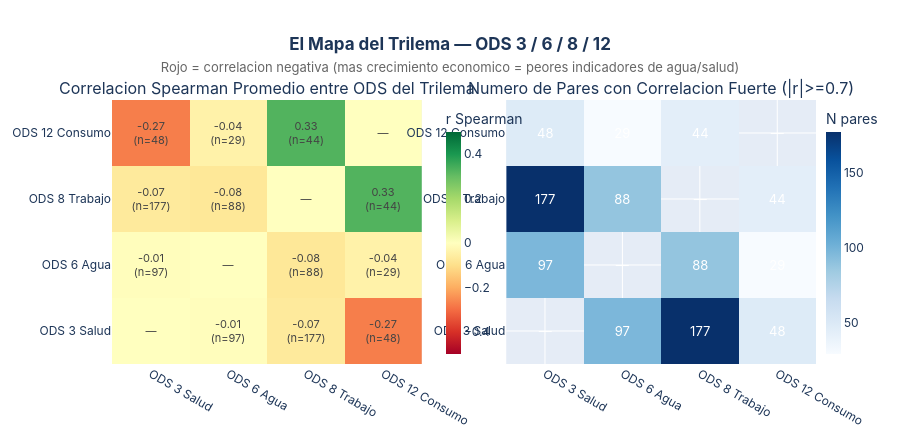

Notebook code cell kept with this figure:
### Markdown cell above
---
## Parte VII — El Mapa del Trilema

Síntesis visual: los tres ODS conectados por correlaciones negativas forman un **sistema de tensiones**.  
El diagrama de red cuantifica cuántos indicadores de cada par están negativamente correlacionados — y con qué fuerza.

### Code cell
# ══════════════════════════════════════════════════════════════════════════════
# FIGURA 8 — Mapa del trilema: heatmap de correlaciones cruzadas
# ══════════════════════════════════════════════════════════════════════════════

import re

def ods_num(ind_id):
    clean = re.sub(r'[NRnr]', '', str(ind_id))
    m = re.match(r'^(\d+)', clean)
    return int(m.group(1)) if m else None

corr['ods_1n'] = corr['ind_1'].apply(ods_num)
corr['ods_2n'] = corr['ind_2'].apply(ods_num)

# ── Panel izq: Heatmap de correlaciones promedio entre ODS trilema ────────────
ods_trilema = [3, 6, 8, 12]
ods_labels  = ['ODS 3\nSalud', 'ODS 6\nAgua', 'ODS 8\nTrabajo', 'ODS 12\nConsumo']

matrix_mean = np.zeros((4, 4))
matrix_count = np.zeros((4, 4))
matrix_text  = [[''] * 4 for _ in range(4)]

for i, ods_a in enumerate(ods_trilema):
    for j, ods_b in enumerate(ods_trilema):
        if i == j:
            matrix_mean[i][j] = 0
            matrix_text[i][j] = '—'
            continue
        pairs = corr[
            ((corr['ods_1n']==ods_a) & (corr['ods_2n']==ods_b)) |
            ((corr['ods_1n']==ods_b) & (corr['ods_2n']==ods_a))
        ]
        if len(pairs) > 0:
            avg = pairs['correlation'].mean()
            matrix_mean[i][j] = avg
            matrix_count[i][j] = len(pairs)
            matrix_text[i][j] = '{:.2f}<br>(n={})'.format(avg, len(pairs))
        else:
            matrix_text[i][j] = 'sin datos'

fig_trilema = make_subplots(
    rows=1, cols=2,
    subplot_titles=[
        'Correlacion Spearman Promedio entre ODS del Trilema',
        'Numero de Pares con Correlacion Fuerte (|r|>=0.7)'
    ],
    horizontal_spacing=0.12
)

# Heatmap de correlaciones promedio
fig_trilema.add_trace(go.Heatmap(
    z=matrix_mean,
    x=ods_labels, y=ods_labels,
    text=matrix_text,
    texttemplate='%{text}',
    textfont=dict(size=11),
    colorscale='RdYlGn',
    zmid=0, zmin=-0.5, zmax=0.5,
    showscale=True,
    colorbar=dict(title='r Spearman', x=0.46, thickness=15),
    hovertemplate='<b>%{y} vs %{x}</b><br>Correlacion media: <b>%{z:.3f}</b><extra></extra>'
), row=1, col=1)

# Heatmap de número de pares
matrix_count_display = matrix_count.copy()
np.fill_diagonal(matrix_count_display, np.nan)
count_text = [[str(int(v)) if not np.isnan(v) else '—'
               for v in row] for row in matrix_count_display]

fig_trilema.add_trace(go.Heatmap(
    z=matrix_count_display,
    x=ods_labels, y=ods_labels,
    text=count_text,
    texttemplate='%{text}',
    textfont=dict(size=13, color='white'),
    colorscale='Blues',
    showscale=True,
    colorbar=dict(title='N pares', x=1.0, thickness=15),
    hovertemplate='<b>%{y} vs %{x}</b><br>Pares fuertes: <b>%{z:.0f}</b><extra></extra>'
), row=1, col=2)

fig_trilema.update_layout(
    title=dict(
        text='<b>El Mapa del Trilema — ODS 3 / 6 / 8 / 12</b><br>'
             '<span style="font-size:13px;color:#666;font-weight:normal">'
             'Rojo = correlacion negativa (mas crecimiento economico = peores indicadores de agua/salud)</span>',
        x=0.5, xanchor='center'
    ),
    height=440, paper_bgcolor='white',
    font=dict(family='Inter, Arial, sans-serif', color=C_LINEA),
    margin=dict(t=100, b=60)
)
fig_trilema.show()

print('Resumen del trilema:')
for i, ods_a in enumerate(ods_trilema):
    for j, ods_b in enumerate(ods_trilema):
        if j > i:
            avg = matrix_mean[i][j]
            n   = int(matrix_count[i][j])
            dir_s = 'NEGATIVA' if avg < -0.05 else 'POSITIVA' if avg > 0.05 else 'NEUTRAL'
            print('  ODS {} vs ODS {}: {} (r={:.3f}, n={})'.format(ods_a, ods_b, dir_s, avg, n))

### Figure 1 — Plotly figure (JSON) as saved in the notebook; plotly's stock layout.template omitted (floating-point values rounded to 4 significant figures)
{"data": [{"colorbar": {"thickness": 15, "title": {"text": "r Spearman"}, "x": 0.46}, "colorscale": [[0.0, "rgb(165,0,38)"], [0.1, "rgb(215,48,39)"], [0.2, "rgb(244,109,67)"], [0.3, "rgb(253,174,97)"], [0.4, "rgb(254,224,139)"], [0.5, "rgb(255,255,191)"], [0.6, "rgb(217,239,139)"], [0.7, "rgb(166,217,106)"], [0.8, "rgb(102,189,99)"], [0.9, "rgb(26,152,80)"], [1.0, "rgb(0,104,55)"]], "hovertemplate": "<b>%{y} vs %{x}</b><br>Correlacion media: <b>%{z:.3f}</b><extra></extra>", "showscale": true, "text": [["—", "-0.01<br>(n=97)", "-0.07<br>(n=177)", "-0.27<br>(n=48)"], ["-0.01<br>(n=97)", "—", "-0.08<br>(n=88)", "-0.04<br>(n=29)"], ["-0.07<br>(n=177)", "-0.08<br>(n=88)", "—", "0.33<br>(n=44)"], ["-0.27<br>(n=48)", "-0.04<br>(n=29)", "0.33<br>(n=44)", "—"]], "textfont": {"size": 11}, "texttemplate": "%{text}", "type": "heatmap", "x": ["ODS 3\nSalud", "ODS 6\nAgua", "ODS 8\nTrabajo", "ODS 12\nConsumo"], "xaxis": "x", "y": ["ODS 3\nSalud", "ODS 6\nAgua", "ODS 8\nTrabajo", "ODS 12\nConsumo"], "yaxis": "y", "z": [[0.0, -0.005101, -0.06789, -0.2733], [-0.005101, 0.0, -0.07522, -0.043], [-0.06789, -0.07522, 0.0, 0.3258], [-0.2733, -0.043, 0.3258, 0.0]], "zmax": 0.5, "zmid": 0, "zmin": -0.5}, {"colorbar": {"thickness": 15, "title": {"text": "N pares"}, "x": 1.0}, "colorscale": [[0.0, "rgb(247,251,255)"], [0.125, "rgb(222,235,247)"], [0.25, "rgb(198,219,239)"], [0.375, "rgb(158,202,225)"], [0.5, "rgb(107,174,214)"], [0.625, "rgb(66,146,198)"], [0.75, "rgb(33,113,181)"], [0.875, "rgb(8,81,156)"], [1.0, "rgb(8,48,107)"]], "hovertemplate": "<b>%{y} vs %{x}</b><br>Pares fuertes: <b>%{z:.0f}</b><extra></extra>", "showscale": true, "text": [["—", "97", "177", "48"], ["97", "—", "88", "29"], ["177", "88", "—", "44"], ["48", "29", "44", "—"]], "textfont": {"color": "white", "size": 13}, "texttemplate": "%{text}", "type": "heatmap", "x": ["ODS 3\nSalud", "ODS 6\nAgua", "ODS 8\nTrabajo", "ODS 12\nConsumo"], "xaxis": "x2", "y": ["ODS 3\nSalud", "ODS 6\nAgua", "ODS 8\nTrabajo", "ODS 12\nConsumo"], "yaxis": "y2", "z": [[NaN, 97.0, 177.0, 48.0], [97.0, NaN, 88.0, 29.0], [177.0, 88.0, NaN, 44.0], [48.0, 29.0, 44.0, NaN]]}], "layout": {"annotations": [{"font": {"size": 16}, "showarrow": false, "text": "Correlacion Spearman Promedio entre ODS del Trilema", "x": 0.22, "xanchor": "center", "xref": "paper", "y": 1.0, "yanchor": "bottom", "yref": "paper"}, {"font": {"size": 16}, "showarrow": false, "text": "Numero de Pares con Correlacion Fuerte (|r|>=0.7)", "x": 0.78, "xanchor": "center", "xref": "paper", "y": 1.0, "yanchor": "bottom", "yref": "paper"}], "font": {"color": "#1D3557", "family": "Inter, Arial, sans-serif"}, "height": 440, "margin": {"b": 60, "t": 100}, "paper_bgcolor": "white", "title": {"text": "<b>El Mapa del Trilema — ODS 3 / 6 / 8 / 12</b><br><span style=\"font-size:13px;color:#666;font-weight:normal\">Rojo = correlacion negativa (mas crecimiento economico = peores indicadores de agua/salud)</span>", "x": 0.5, "xanchor": "center"}, "xaxis": {"anchor": "y", "domain": [0.0, 0.44]}, "xaxis2": {"anchor": "y2", "domain": [0.56, 1.0]}, "yaxis": {"anchor": "x", "domain": [0.0, 1.0]}, "yaxis2": {"anchor": "x2", "domain": [0.0, 1.0]}}}
